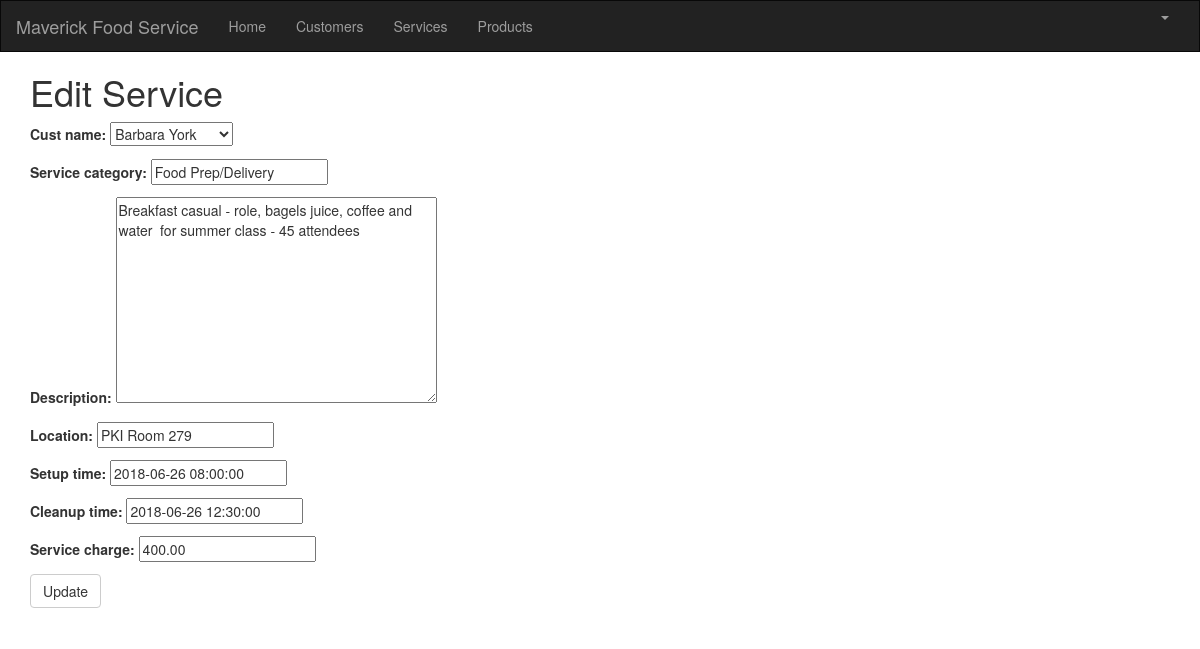
Page /service/1/edit/ (signed in) on the committed database.
### crm/models.py (models this page shows, shortened)
class Customer(models.Model):
    cust_name = models.CharField(max_length=50)
    organization = models.CharField(max_length=100, blank=True)
    role = models.CharField(max_length=100)
    email = models.EmailField(max_length=100)
    bldgroom = models.CharField(max_length=100)
    address = models.CharField(max_length=200)
    account_number = models.IntegerField(blank=False, null=False)
    city = models.CharField(max_length=50)
    state = models.CharField(max_length=50)
    zipcode = models.CharField(max_length=10)
    phone_number = models.CharField(max_length=50)
    created_date = models.DateTimeField(
        default=timezone.now)
    updated_date = models.DateTimeField(auto_now_add=True)
    def __str__(self):
        return str(self.cust_name)

class Service(models.Model):
    cust_name = models.ForeignKey(Customer, on_delete=models.CASCADE, related_name='services')
    service_category = models.CharField(max_length=100)
    description = models.TextField()
    location = models.CharField(max_length=200)
    setup_time = models.DateTimeField(
        default=timezone.now)
    cleanup_time = models.DateTimeField(
        default=timezone.now)
    service_charge = models.DecimalField(max_digits=10, decimal_places=2)
    created_date = models.DateTimeField(
        default=timezone.now)
    updated_date = models.DateTimeField(auto_now_add=True)

### crm/views.py (the view)
# urls.py: path('service/<int:pk>/edit/', views.service_edit, name='service_edit'),
@login_required
def service_edit(request, pk):
   service = get_object_or_404(Service, pk=pk)
   if request.method == "POST":
       form = ServiceForm(request.POST, instance=service)
       if form.is_valid():
           service = form.save()
           service.updated_date = timezone.now()
           service.save()
           services = Service.objects.filter(created_date__lte=timezone.now())
           return render(request, 'crm/service_list.html', {'services': services})
   else:
       form = ServiceForm(instance=service)
   return render(request, 'crm/service_edit.html', {'form': form})

### crm/forms.py
class ServiceForm(forms.ModelForm):
   class Meta:
       model = Service
       fields = ('cust_name', 'service_category', 'description', 'location', 'setup_time', 'cleanup_time', 'service_charge' )

### crm/templates/crm/service_edit.html
{% extends 'crm/base.html' %}
{% load crispy_forms_tags %}
{% block content %}
<h1>Edit Service</h1>
<form method="POST" class="service-form">{% csrf_token %}
    {{ form.as_p }}
    <button type="submit" class="save btn btn-default">Update</button>
</form>
{% endblock %}

### rows in the picture
Customer: cust_name "Barbara York"
Service: service_category "Food Prep/Delivery", description "Breakfast casual - role, bagels juice, coffee and water for summer class - 45 attendees", location "PKI Room 279", setup_time "2018-06-26 08:00:00", cleanup_time "2018-06-26 12:30:00", service_charge "400.00"
